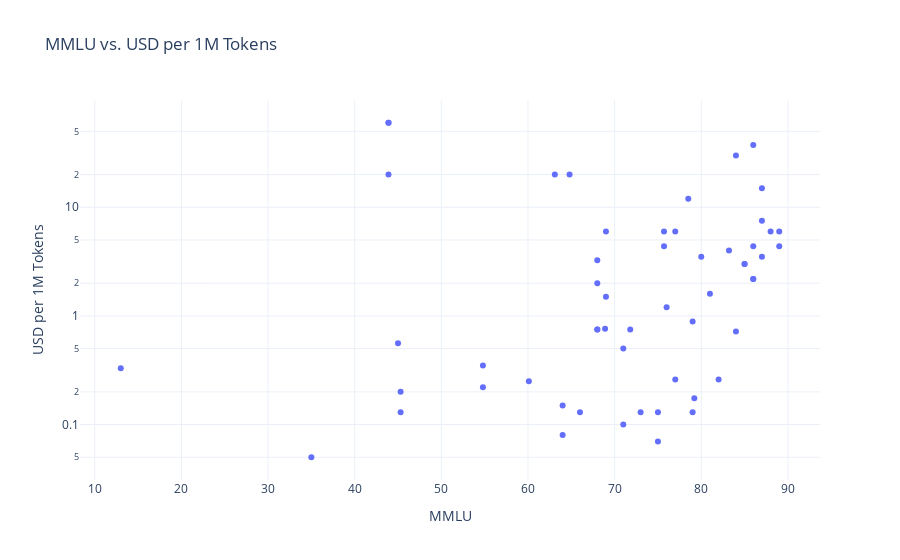

Source (notebook cell):
### Markdown cell above
## Explore the data

### Code cell
# Plot 'MMLU' vs. 'USD per 1M Tokens'
fig = px.scatter(aa_df, x='MMLU', y='USD per 1M Tokens', hover_data=['Model Name'], title='MMLU vs. USD per 1M Tokens')
fig.update_layout(yaxis_type='log')
fig.show()

### Figure 1 — Plotly figure (JSON) as saved in the notebook; plotly's stock layout.template omitted (floating-point values rounded to 4 significant figures)
{"data": [{"customdata": [["GPT-3"], ["GPT-3"], ["GPT-3"], ["GPT-3.5"], ["GPT-4"], ["GPT-3.5 Turbo"], ["GPT-3.5 Turbo"], ["Llama-2-Chat-7B"], ["Llama-2-Chat-13B"], ["GPT-3.5 Turbo"], ["GPT-4 Turbo"], ["Llama 2-70B"], ["Llama 2-7B"], ["Llama 2-13B"], ["GPT-3"], ["GPT-3.5 Turbo"], ["Mistral-Small-2024-02"], ["Mistral-Large-2024-02"], ["Claude-3-Haiku"], ["Claude-3-Sonnet"], ["Claude-3-Opus"], ["Llama-3-Instruct-70B"], ["Llama-3-Instruct-8B"], ["Mistral-8x22"], ["Llama 2-13B"], ["Llama 2-7B"], ["Gemini-1.5-Pro-2024-05"], ["Gemini-1.5-Flash-2024-05"], ["GPT-4o-2024-05"], ["Mistral-Large-2-2024-06"], ["Mistral-NeMo"], ["Claude-3.5-Haiku"], ["Gemma-2-27B"], ["Claude-3.5-Sonnet-2024-06"], ["Gemma-2-9B"], ["GPT-4o-mini"], ["Llama-3.1-Instruct-70B"], ["Llama-3.1-Instruct-405B"], ["Llama-3.1-Instruct-8B"], ["GPT-4o-2024-08"], ["Claude 2.1"], ["Claude 2"], ["Gemini 1.0 Pro"], ["Claude Instant"], ["Cohere Command"], ["Command R"], ["Command R+"], ["Cohere Command Light"], ["Gemini-1.5-Pro-2024-09"], ["Gemini-1.5-Flash-2024-09"], ["Llama-3.2-Instruct-1B"], ["Llama-3.2-Instruct-3B"], ["DeepSeek-Coder-V2 236B"], ["o1-preview"], ["Jamba 1.5-Large"], ["o1-mini"], ["Command R+"], ["Mistral 7B"], ["Reka Core"], ["Gemini-1.5-Flash-8B"], ["Claude-3.5-Sonnet-2024-10"], ["GPT-4o-2024-11"], ["Mistral-Large-2-2024-11"], ["o1"], ["DeepSeek-V3"], ["DeepSeek-R1"], ["o1-mini"], ["o3-mini"]], "hovertemplate": "MMLU=%{x}<br>USD per 1M Tokens=%{y}<br>Model Name=%{customdata[0]}<extra></extra>", "legendgroup": "", "marker": {"color": "#636efa", "symbol": "circle"}, "mode": "markers", "name": "", "orientation": "v", "showlegend": false, "type": "scatter", "x": [43.9, 43.9, 43.9, 64.8, 86, 68, 68, 13, 45, 68, 87, 68.9, 45.3, 54.8, 63.1, 68, 69, 69, 71, 77, 84, 79, 64, 76, 54.8, 45.3, 86, 79, 87, 85, 66, 81, 77, 88, 73, 82, 84, 87, 71, 89, null, 78.5, 71.8, null, null, null, 75.7, null, 86, 75, 35, 64, 79.2, null, 80, null, 75.7, 60.1, 83.2, 75, 89, 86, 85, null, null, null, null, null], "xaxis": "x", "y": [60, 60, 20, 20, 37.5, 2, 3.25, 0.33, 0.56, 0.75, 15, 0.7625, 0.2, 0.35, 20, 0.75, 1.5, 6, 0.5, 6, 30, 0.89, 0.15, 1.2, 0.22, 0.13, 2.19, 0.13, 7.5, 3, 0.13, 1.6, 0.26, 6, 0.13, 0.26, 0.72, 3.5, 0.1, 4.38, 12, 12, 0.75, 1.2, 1.625, 0.75, 6, 0.375, 2.19, 0.13, 0.05, 0.08, 0.175, 26.25, 3.5, 5.25, 4.375, 0.25, 4, 0.07, 6, 4.38, 3, 26.25, 0.4775, 0.96, 1.925, 1.925], "yaxis": "y"}], "layout": {"legend": {"tracegroupgap": 0}, "title": {"text": "MMLU vs. USD per 1M Tokens"}, "xaxis": {"anchor": "y", "domain": [0, 1], "title": {"text": "MMLU"}}, "yaxis": {"anchor": "x", "domain": [0, 1], "title": {"text": "USD per 1M Tokens"}, "type": "log"}}}
